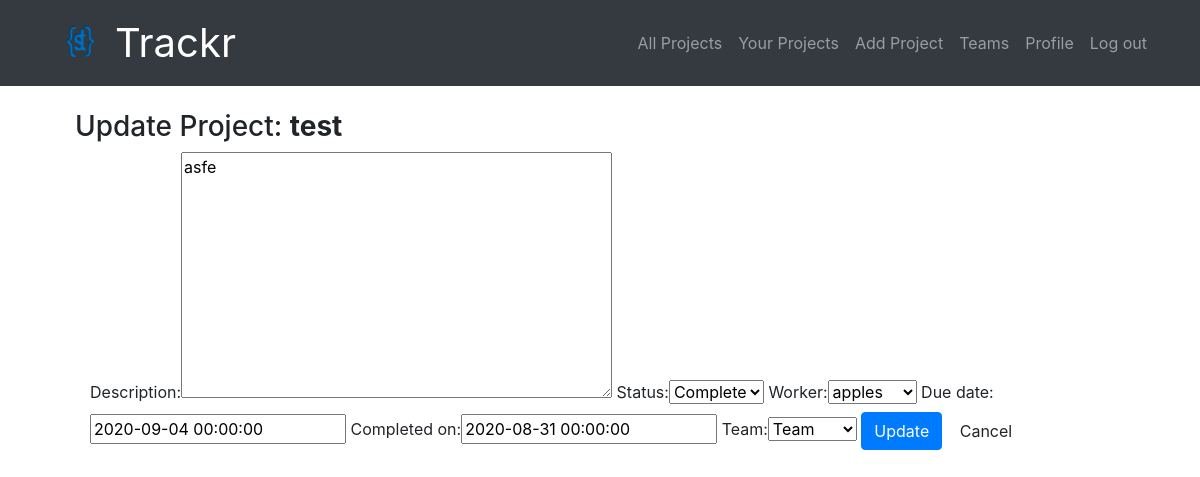
The page /projects/edit/2/ (signed in) on the database its author committed.
### projects/models.py (models this page shows, shortened)
class Project(models.Model):
    id = models.AutoField(primary_key=True)
    project_name = models.CharField(max_length=256)
    worker = models.ForeignKey(User,related_name='projects',null=True,on_delete=models.SET_NULL)
    created_by = models.ForeignKey(User,related_name='created',null=True,on_delete=models.SET_NULL)
    description = models.TextField()
    created_at = models.DateTimeField(default=timezone.now)
    due_date = models.DateTimeField()
    status = models.CharField(max_length=20,choices=status)
    completed_on = models.DateTimeField(blank=True,null=True)
    team = models.ForeignKey(Team,related_name='projects',null=True,blank=True,on_delete=models.SET_NULL)
    class Meta():
        ordering = ['-created_at']
        unique_together = ['worker','project_name']

### projects/views.py (the view)
# urls.py: path("edit/<int:pk>/",views.EditProject.as_view(),name="edit"),
class EditProject(LoginRequiredMixin, generic.UpdateView):
    model = Project
    fields = ['description','status','worker','due_date','completed_on','team']
    template_name_suffix = '_update_form'
    success_url = reverse_lazy("projects:all")
    def get_form(self):
        form = super().get_form()
        form.fields['due_date'].widget = DatePickerInput()
        form.fields['completed_on'].widget = DatePickerInput()
        return form

### teams/models.py (called while the page is built)
    def __str__(self):
        return self.name

### projects/templates/projects/project_update_form.html (shortened to what this page needs)
{% extends "projects/project_base.html" %}
{% load bootstrap %}
{% block proj_content %}
<div class="container">
	<br>
	<h3>Update Project: <strong>{{project.project_name}}</strong></h3>
		<div class="container">
    <form method="post">
        {{ form|bootstrap }}
        <input type="submit" class='btn btn-primary btn-large' value="Update">
        <a class="btn btn-simple btn-large btn-default mx-auto" href="javascript:history.go(-1)">Cancel</a>
    </form>
		</div>
</div>
{% endblock %}

### rows shown on the page
Project: project_name "test", description "asfe", status "Complete", worker "apples", due_date "2020-09-04 00:00:00", completed_on "2020-08-31 00:00:00", team "Team"
